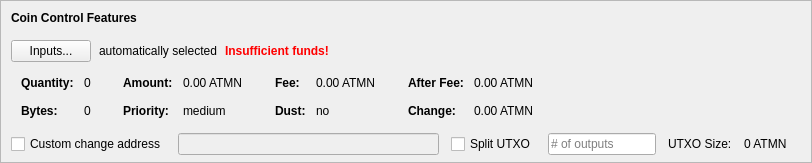
    <widget class="QFrame" name="frameCoinControl">
     <property name="sizePolicy">
      <sizepolicy hsizetype="Expanding" vsizetype="Expanding">
       <horstretch>0</horstretch>
       <verstretch>0</verstretch>
      </sizepolicy>
     </property>
     <property name="maximumSize">
      <size>
       <width>16777215</width>
       <height>16777215</height>
      </size>
     </property>
     <property name="frameShape">
      <enum>QFrame::StyledPanel</enum>
     </property>
     <property name="frameShadow">
      <enum>QFrame::Sunken</enum>
     </property>
     <layout class="QVBoxLayout" name="verticalLayoutCoinControl2">
      <property name="spacing">
       <number>0</number>
      </property>
      <property name="leftMargin">
       <number>0</number>
      </property>
      <property name="topMargin">
       <number>0</number>
      </property>
      <property name="rightMargin">
       <number>0</number>
      </property>
      <property name="bottomMargin">
       <number>6</number>
      </property>
      <item>
       <layout class="QVBoxLayout" name="verticalLayoutCoinControl" stretch="0,0,0,0,1">
        <property name="spacing">
         <number>0</number>
        </property>
        <property name="leftMargin">
         <number>10</number>
        </property>
        <property name="topMargin">
         <number>10</number>
        </property>
        <item>
         <layout class="QHBoxLayout" name="horizontalLayoutCoinControl1">
          <property name="bottomMargin">
           <number>15</number>
          </property>
          <item>
           <widget class="QLabel" name="labelCoinControlFeatures">
            <property name="sizePolicy">
             <sizepolicy hsizetype="Preferred" vsizetype="Maximum">
              <horstretch>0</horstretch>
              <verstretch>0</verstretch>
             </sizepolicy>
            </property>
            <property name="font">
             <font>
              <weight>75</weight>
              <bold>true</bold>
             </font>
            </property>
            <property name="styleSheet">
             <string notr="true">font-weight:bold;</string>
            </property>
            <property name="text">
             <string>Coin Control Features</string>
            </property>
           </widget>
          </item>
         </layout>
        </item>
        <item>
         <layout class="QHBoxLayout" name="horizontalLayoutCoinControl2" stretch="0,0,0,0">
          <property name="spacing">
           <number>8</number>
          </property>
          <property name="bottomMargin">
           <number>10</number>
          </property>
          <item>
           <widget class="QPushButton" name="pushButtonCoinControl">
            <property name="styleSheet">
             <string notr="true"/>
            </property>
            <property name="text">
             <string>Inputs...</string>
            </property>
            <property name="autoDefault">
             <bool>false</bool>
            </property>
           </widget>
          </item>
          <item>
           <widget class="QLabel" name="labelCoinControlAutomaticallySelected">
            <property name="text">
             <string>automatically selected</string>
            </property>
            <property name="margin">
             <number>5</number>
            </property>
           </widget>
          </item>
          <item>
           <widget class="QLabel" name="labelCoinControlInsuffFunds">
            <property name="font">
             <font>
              <weight>75</weight>
              <bold>true</bold>
             </font>
            </property>
            <property name="styleSheet">
             <string notr="true">color:red;font-weight:bold;</string>
            </property>
            <property name="text">
             <string>Insufficient funds!</string>
            </property>
            <property name="margin">
             <number>5</number>
            </property>
           </widget>
          </item>
          <item>
           <spacer name="horizontalSpacerCoinControl">
            <property name="orientation">
             <enum>Qt::Horizontal</enum>
            </property>
            <property name="sizeHint" stdset="0">
             <size>
              <width>40</width>
              <height>1</height>
             </size>
            </property>
           </spacer>
          </item>
         </layout>
        </item>
        <item>
         <widget class="QWidget" name="widgetCoinControl" native="true">
          <property name="sizePolicy">
           <sizepolicy hsizetype="Preferred" vsizetype="Preferred">
            <horstretch>0</horstretch>
            <verstretch>0</verstretch>
           </sizepolicy>
          </property>
          <property name="minimumSize">
           <size>
            <width>0</width>
            <height>0</height>
           </size>
          </property>
          <property name="styleSheet">
           <string notr="true"/>
          </property>
          <layout class="QHBoxLayout" name="horizontalLayoutCoinControl5">
           <property name="leftMargin">
            <number>0</number>
           </property>
           <property name="topMargin">
            <number>0</number>
           </property>
           <property name="rightMargin">
            <number>0</number>
           </property>
           <property name="bottomMargin">
            <number>0</number>
           </property>
           <item>
            <layout class="QHBoxLayout" name="horizontalLayoutCoinControl3" stretch="0,0,0,1">
             <property name="spacing">
              <number>20</number>
             </property>
             <property name="topMargin">
              <number>0</number>
             </property>
             <property name="bottomMargin">
              <number>10</number>
             </property>
             <item>
              <layout class="QFormLayout" name="formLayoutCoinControl1">
               <property name="horizontalSpacing">
                <number>10</number>
               </property>
               <property name="verticalSpacing">
                <number>14</number>
               </property>
               <property name="leftMargin">
                <number>10</number>
               </property>
               <property name="topMargin">
                <number>4</number>
               </property>
               <property name="rightMargin">
                <number>6</number>
               </property>
               <item row="0" column="0">
                <widget class="QLabel" name="labelCoinControlQuantityText">
                 <property name="font">
                  <font>
                   <weight>75</weight>
                   <bold>true</bold>
                  </font>
                 </property>
                 <property name="text">
                  <string>Quantity:</string>
                 </property>
                 <property name="margin">
                  <number>0</number>
                 </property>
                </widget>
               </item>
               <item row="0" column="1">
                <widget class="QLabel" name="labelCoinControlQuantity">
                 <property name="cursor">
                  <cursorShape>IBeamCursor</cursorShape>
                 </property>
                 <property name="contextMenuPolicy">
                  <enum>Qt::ActionsContextMenu</enum>
                 </property>
                 <property name="text">
                  <string notr="true">0</string>
                 </property>
                 <property name="margin">
                  <number>0</number>
                 </property>
                 <property name="textInteractionFlags">
                  <set>Qt::LinksAccessibleByMouse|Qt::TextSelectableByKeyboard|Qt::TextSelectableByMouse</set>
                 </property>
                </widget>
               </item>
               <item row="1" column="0">
                <widget class="QLabel" name="labelCoinControlBytesText">
                 <property name="font">
                  <font>
                   <weight>75</weight>
                   <bold>true</bold>
                  </font>
                 </property>
                 <property name="text">
                  <string>Bytes:</string>
                 </property>
                </widget>
               </item>
               <item row="1" column="1">
                <widget class="QLabel" name="labelCoinControlBytes">
                 <property name="cursor">
                  <cursorShape>IBeamCursor</cursorShape>
                 </property>
                 <property name="contextMenuPolicy">
                  <enum>Qt::ActionsContextMenu</enum>
                 </property>
                 <property name="text">
                  <string notr="true">0</string>
                 </property>
                 <property name="textInteractionFlags">
                  <set>Qt::LinksAccessibleByMouse|Qt::TextSelectableByKeyboard|Qt::TextSelectableByMouse</set>
                 </property>
                </widget>
               </item>
              </layout>
             </item>
             <item>
              <layout class="QFormLayout" name="formLayoutCoinControl2">
               <property name="horizontalSpacing">
                <number>10</number>
               </property>
               <property name="verticalSpacing">
                <number>14</number>
               </property>
               <property name="leftMargin">
                <number>6</number>
               </property>
               <property name="topMargin">
                <number>4</number>
               </property>
               <property name="rightMargin">
                <number>6</number>
               </property>
               <item row="0" column="0">
                <widget class="QLabel" name="labelCoinControlAmountText">
                 <property name="font">
                  <font>
                   <weight>75</weight>
                   <bold>true</bold>
                  </font>
                 </property>
                 <property name="text">
                  <string>Amount:</string>
                 </property>
                 <property name="margin">
                  <number>0</number>
                 </property>
                </widget>
               </item>
               <item row="0" column="1">
                <widget class="QLabel" name="labelCoinControlAmount">
                 <property name="cursor">
                  <cursorShape>IBeamCursor</cursorShape>
                 </property>
                 <property name="contextMenuPolicy">
                  <enum>Qt::ActionsContextMenu</enum>
                 </property>
                 <property name="text">
                  <string notr="true">0.00 ATMN</string>
                 </property>
                 <property name="textInteractionFlags">
                  <set>Qt::LinksAccessibleByMouse|Qt::TextSelectableByKeyboard|Qt::TextSelectableByMouse</set>
                 </property>
                </widget>
               </item>
               <item row="1" column="0">
                <widget class="QLabel" name="labelCoinControlPriorityText">
                 <property name="font">
                  <font>
                   <weight>75</weight>
                   <bold>true</bold>
                  </font>
                 </property>
                 <property name="text">
                  <string>Priority:</string>
                 </property>
                </widget>
               </item>
               <item row="1" column="1">
                <widget class="QLabel" name="labelCoinControlPriority">
                 <property name="cursor">
                  <cursorShape>IBeamCursor</cursorShape>
                 </property>
                 <property name="contextMenuPolicy">
                  <enum>Qt::ActionsContextMenu</enum>
                 </property>
                 <property name="text">
                  <string>medium</string>
                 </property>
                 <property name="textInteractionFlags">
                  <set>Qt::LinksAccessibleByMouse|Qt::TextSelectableByKeyboard|Qt::TextSelectableByMouse</set>
                 </property>
                </widget>
               </item>
              </layout>
             </item>
             <item>
              <layout class="QFormLayout" name="formLayoutCoinControl3">
               <property name="horizontalSpacing">
                <number>10</number>
               </property>
               <property name="verticalSpacing">
                <number>14</number>
               </property>
               <property name="leftMargin">
                <number>6</number>
               </property>
               <property name="topMargin">
                <number>4</number>
               </property>
               <property name="rightMargin">
                <number>6</number>
               </property>
               <item row="0" column="0">
                <widget class="QLabel" name="labelCoinControlFeeText">
                 <property name="font">
                  <font>
                   <weight>75</weight>
                   <bold>true</bold>
                  </font>
                 </property>
                 <property name="text">
                  <string>Fee:</string>
                 </property>
                 <property name="margin">
                  <number>0</number>
                 </property>
                </widget>
               </item>
               <item row="0" column="1">
                <widget class="QLabel" name="labelCoinControlFee">
                 <property name="cursor">
                  <cursorShape>IBeamCursor</cursorShape>
                 </property>
                 <property name="contextMenuPolicy">
                  <enum>Qt::ActionsContextMenu</enum>
                 </property>
                 <property name="text">
                  <string notr="true">0.00 ATMN</string>
                 </property>
                 <property name="textInteractionFlags">
                  <set>Qt::LinksAccessibleByMouse|Qt::TextSelectableByKeyboard|Qt::TextSelectableByMouse</set>
                 </property>
                </widget>
               </item>
               <item row="1" column="0">
                <widget class="QLabel" name="labelCoinControlLowOutputText">
                 <property name="font">
                  <font>
                   <weight>75</weight>
                   <bold>true</bold>
                  </font>
                 </property>
                 <property name="text">
                  <string>Dust:</string>
                 </property>
                </widget>
               </item>
               <item row="1" column="1">
                <widget class="QLabel" name="labelCoinControlLowOutput">
                 <property name="cursor">
                  <cursorShape>IBeamCursor</cursorShape>
                 </property>
                 <property name="contextMenuPolicy">
                  <enum>Qt::ActionsContextMenu</enum>
                 </property>
                 <property name="text">
                  <string>no</string>
                 </property>
                 <property name="textInteractionFlags">
                  <set>Qt::LinksAccessibleByMouse|Qt::TextSelectableByKeyboard|Qt::TextSelectableByMouse</set>
                 </property>
                </widget>
               </item>
              </layout>
             </item>
             <item>
              <layout class="QFormLayout" name="formLayoutCoinControl4">
               <property name="horizontalSpacing">
                <number>10</number>
               </property>
               <property name="verticalSpacing">
                <number>14</number>
               </property>
               <property name="leftMargin">
                <number>6</number>
               </property>
               <property name="topMargin">
                <number>4</number>
               </property>
               <property name="rightMargin">
                <number>6</number>
               </property>
               <item row="0" column="0">
                <widget class="QLabel" name="labelCoinControlAfterFeeText">
                 <property name="font">
                  <font>
                   <weight>75</weight>
                   <bold>true</bold>
                  </font>
                 </property>
                 <property name="text">
                  <string>After Fee:</string>
                 </property>
                 <property name="margin">
                  <number>0</number>
                 </property>
                </widget>
               </item>
               <item row="0" column="1">
                <widget class="QLabel" name="labelCoinControlAfterFee">
                 <property name="cursor">
                  <cursorShape>IBeamCursor</cursorShape>
                 </property>
                 <property name="contextMenuPolicy">
                  <enum>Qt::ActionsContextMenu</enum>
                 </property>
                 <property name="text">
                  <string notr="true">0.00 ATMN</string>
                 </property>
                 <property name="textInteractionFlags">
                  <set>Qt::LinksAccessibleByMouse|Qt::TextSelectableByKeyboard|Qt::TextSelectableByMouse</set>
                 </property>
                </widget>
               </item>
               <item row="1" column="0">
                <widget class="QLabel" name="labelCoinControlChangeText">
                 <property name="font">
                  <font>
                   <weight>75</weight>
                   <bold>true</bold>
                  </font>
                 </property>
                 <property name="text">
                  <string>Change:</string>
                 </property>
                </widget>
               </item>
               <item row="1" column="1">
                <widget class="QLabel" name="labelCoinControlChange">
                 <property name="cursor">
                  <cursorShape>IBeamCursor</cursorShape>
                 </property>
                 <property name="contextMenuPolicy">
                  <enum>Qt::ActionsContextMenu</enum>
                 </property>
                 <property name="text">
                  <string notr="true">0.00 ATMN</string>
                 </property>
                 <property name="textInteractionFlags">
                  <set>Qt::LinksAccessibleByMouse|Qt::TextSelectableByKeyboard|Qt::TextSelectableByMouse</set>
                 </property>
                </widget>
               </item>
              </layout>
             </item>
            </layout>
           </item>
          </layout>
         </widget>
        </item>
        <item>
         <layout class="QHBoxLayout" name="horizontalLayoutCoinControl4" stretch="0,0,0,0,0,0,0">
          <property name="spacing">
           <number>12</number>
          </property>
          <property name="sizeConstraint">
           <enum>QLayout::SetDefaultConstraint</enum>
          </property>
          <property name="topMargin">
           <number>5</number>
          </property>
          <property name="rightMargin">
           <number>5</number>
          </property>
          <item>
           <widget class="QCheckBox" name="checkBoxCoinControlChange">
            <property name="toolTip">
             <string>If this is activated, but the change address is empty or invalid, change will be sent to a newly generated address.</string>
            </property>
            <property name="text">
             <string>Custom change address</string>
            </property>
           </widget>
          </item>
          <item>
           <widget class="QValidatedLineEdit" name="lineEditCoinControlChange">
            <property name="enabled">
             <bool>false</bool>
            </property>
            <property name="sizePolicy">
             <sizepolicy hsizetype="Expanding" vsizetype="Fixed">
              <horstretch>0</horstretch>
              <verstretch>0</verstretch>
             </sizepolicy>
            </property>
           </widget>
          </item>
          <item>
           <widget class="QCheckBox" name="splitBlockCheckBox">
            <property name="text">
             <string>Split UTXO</string>
            </property>
           </widget>
          </item>
          <item>
           <widget class="QLineEdit" name="splitBlockLineEdit">
            <property name="sizePolicy">
             <sizepolicy hsizetype="Fixed" vsizetype="Fixed">
              <horstretch>50</horstretch>
              <verstretch>0</verstretch>
             </sizepolicy>
            </property>
            <property name="placeholderText">
             <string># of outputs</string>
            </property>
           </widget>
          </item>
          <item>
           <widget class="QLabel" name="labelBlockSizeText">
            <property name="text">
             <string>UTXO Size:</string>
            </property>
           </widget>
          </item>
          <item>
           <widget class="QLabel" name="labelBlockSize">
            <property name="text">
             <string>0 ATMN</string>
            </property>
           </widget>
          </item>
          <item>
           <widget class="QLabel" name="labelCoinControlChangeLabel">
            <property name="sizePolicy">
             <sizepolicy hsizetype="Preferred" vsizetype="Expanding">
              <horstretch>0</horstretch>
              <verstretch>0</verstretch>
             </sizepolicy>
            </property>
            <property name="minimumSize">
             <size>
              <width>0</width>
              <height>0</height>
             </size>
            </property>
            <property name="text">
             <string/>
            </property>
            <property name="margin">
             <number>3</number>
            </property>
           </widget>
          </item>
         </layout>
        </item>
        <item>
         <spacer name="verticalSpacerCoinControl">
          <property name="orientation">
           <enum>Qt::Vertical</enum>
          </property>
          <property name="sizeHint" stdset="0">
           <size>
            <width>800</width>
            <height>1</height>
           </size>
          </property>
         </spacer>
        </item>
       </layout>
      </item>
     </layout>
    </widget>
